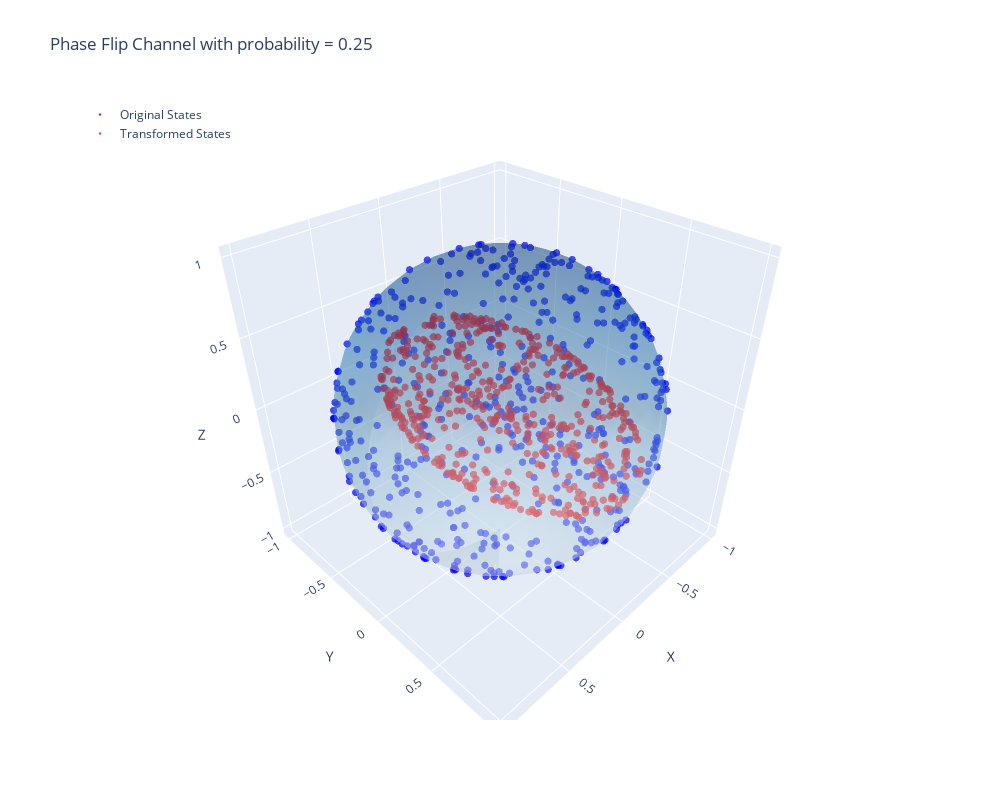

Source (notebook cell):
### Code cell
num_samples = 500
p = 0.25
transformation = lambda rho: apply_quantum_channel(rho, phaseFlipKrausOperators(p))
rhosVect, sigmasVect = generateData("pure", num_samples, transformation)
interactivePlot(rhosVect, sigmasVect, ["Original States", "Transformed States"], f"Phase Flip Channel with probability = {p}", False)

### Figure 1 — Plotly figure (JSON) as saved in the notebook; plotly's stock layout.template omitted (floating-point values rounded to 4 significant figures; data arrays with more than 128 entries replaced by an {"elided": "..."} marker saying what was removed)
{"data": [{"marker": {"color": "blue", "opacity": 0.7, "size": 2.5}, "mode": "markers", "name": "Original States", "type": "scatter3d", "x": {"elided": "500 float values"}, "y": {"elided": "500 float values"}, "z": {"elided": "500 float values"}}, {"marker": {"color": "red", "opacity": 0.7, "size": 2.5}, "mode": "markers", "name": "Transformed States", "type": "scatter3d", "x": {"elided": "500 float values"}, "y": {"elided": "500 float values"}, "z": {"elided": "500 float values"}}, {"colorscale": [[0, "rgb(247,251,255)"], [0.125, "rgb(222,235,247)"], [0.25, "rgb(198,219,239)"], [0.375, "rgb(158,202,225)"], [0.5, "rgb(107,174,214)"], [0.625, "rgb(66,146,198)"], [0.75, "rgb(33,113,181)"], [0.875, "rgb(8,81,156)"], [1, "rgb(8,48,107)"]], "opacity": 0.3, "showscale": false, "type": "surface", "x": {"elided": "30x30 float values"}, "y": {"elided": "30x30 float values"}, "z": {"elided": "30x30 float values"}}], "layout": {"height": 800, "legend": {"x": 0, "y": 1}, "scene": {"aspectmode": "auto", "aspectratio": {"x": 0.998, "y": 0.9995, "z": 1.002}, "xaxis": {"title": {"text": "X"}, "type": "linear"}, "yaxis": {"title": {"text": "Y"}, "type": "linear"}, "zaxis": {"title": {"text": "Z"}, "type": "linear"}}, "title": {"text": "Phase Flip Channel with probability = 0.25"}, "width": 1000}}
